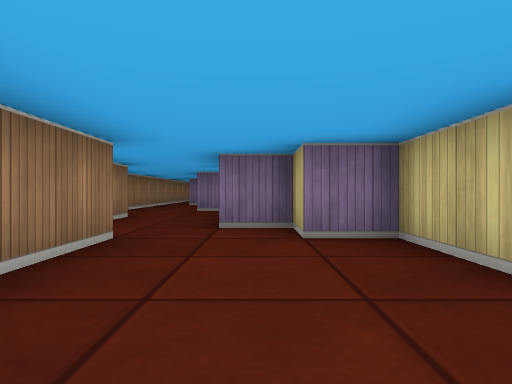
view 1 (above)

19 first-person views from a walk through a cub3D level. The camera is about half as high as the walls, looks level and sees 75° across. The floor is counted in squares. Each view is taken from the middle of a square. On the plan, view 1 faces up. The plan holds only what a view shows up to about 9 squares ahead; the rest is blank.

view 2
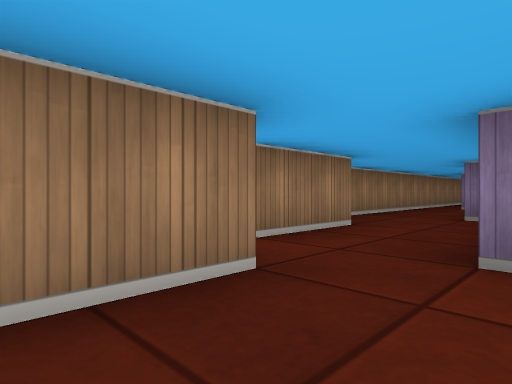

view 3
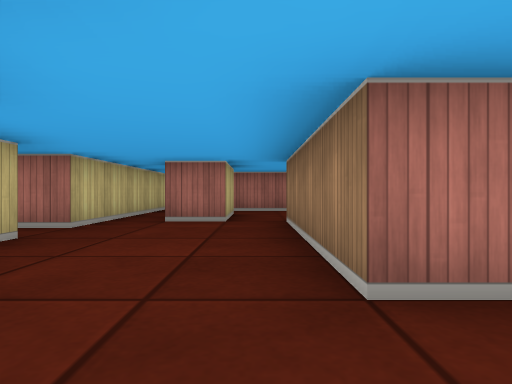

view 4
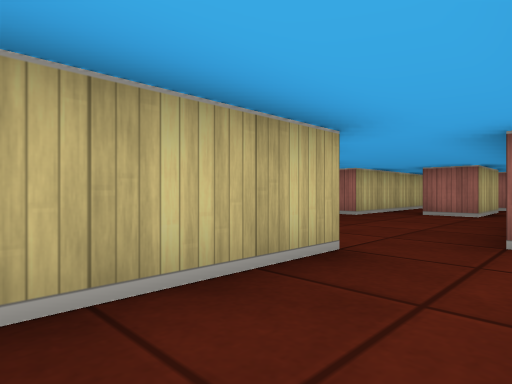

view 5
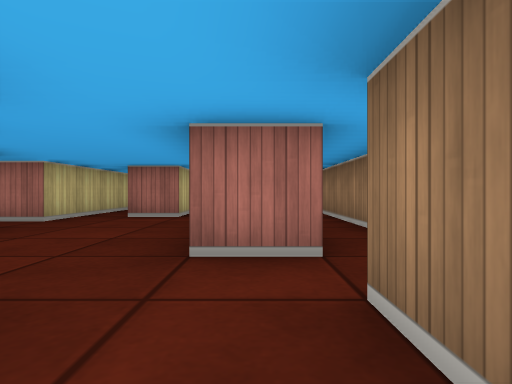

view 6
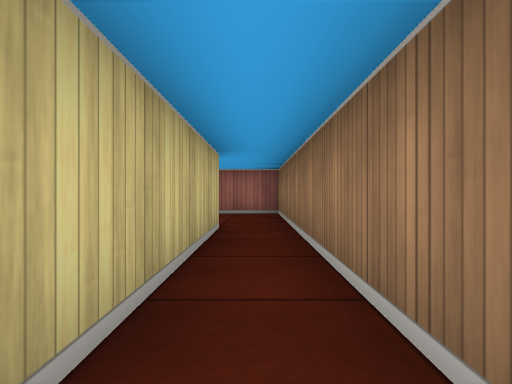

view 7
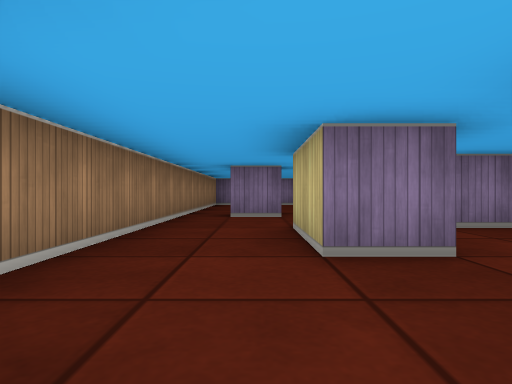

view 8
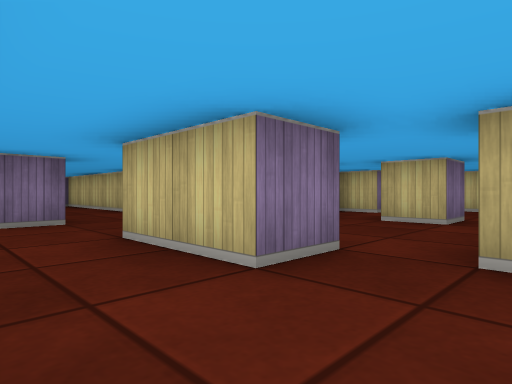

view 9
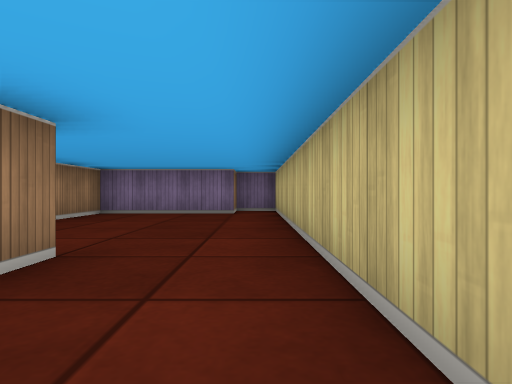

view 10
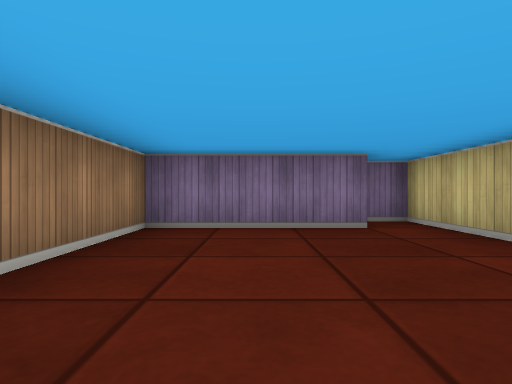

view 11
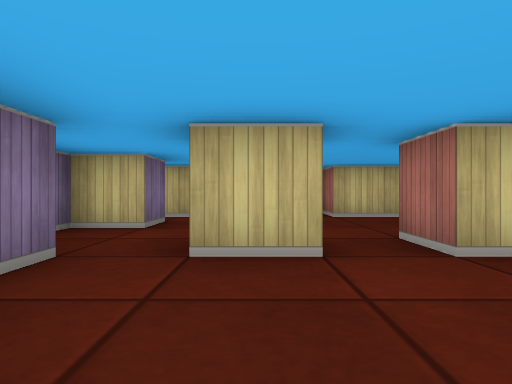

view 12
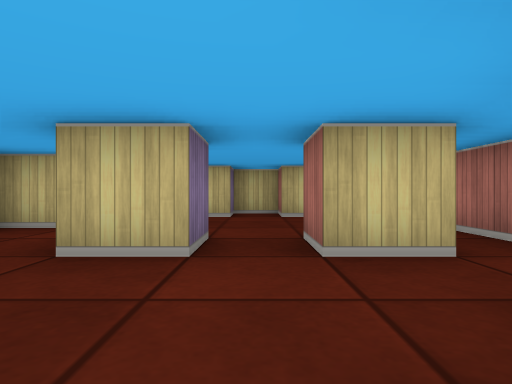

view 13
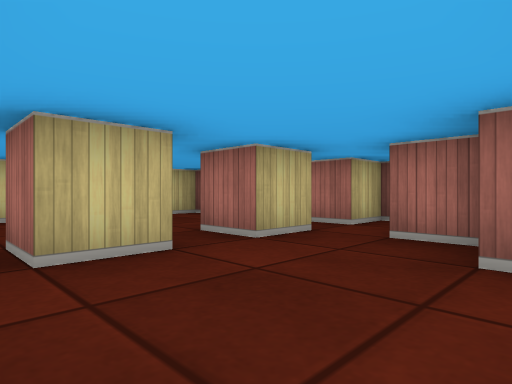

view 14
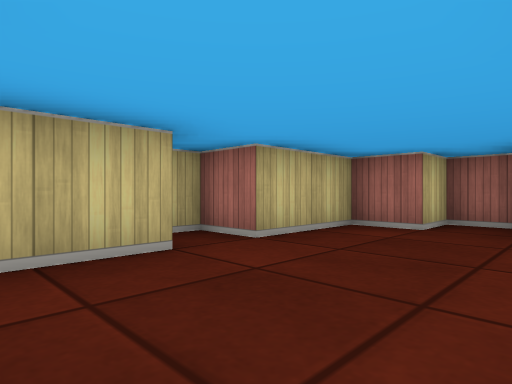

view 15
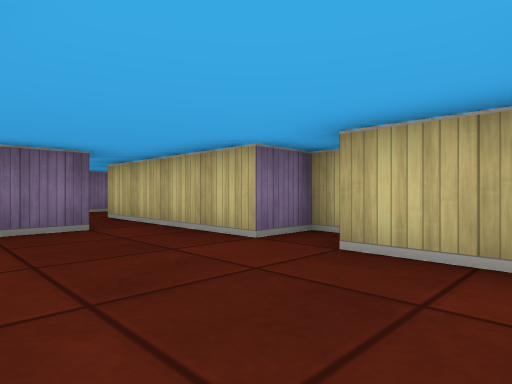

view 16
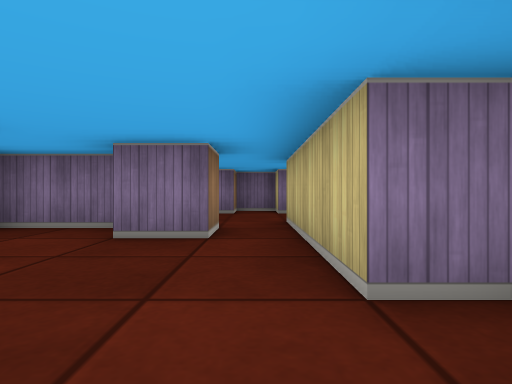

view 17
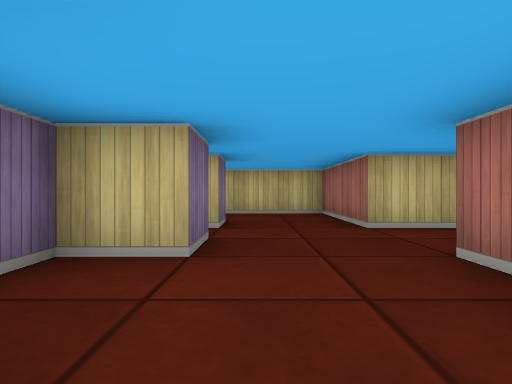

view 18
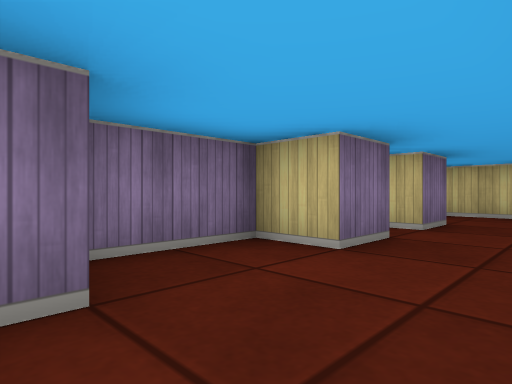

view 19
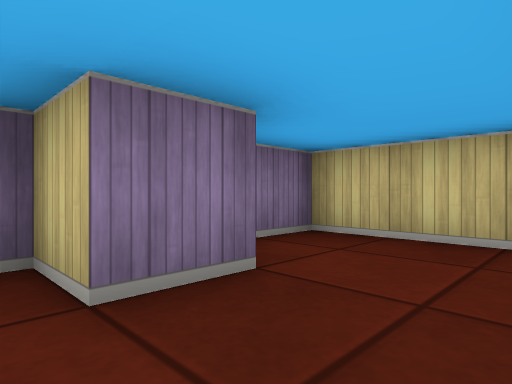

### Floor plan
Points are (right, up) in squares from view 1. A wall is a line through its corners. A room is listed if a view was taken in it or the views show most of it. See-through windows are left out.
Room 1 (views 1, 2, 3, 4, 5, 6, 7, 8, 12)
walls: (-2.5, 3.5) (-1.5, 3.5) (-1.5, -0.4); (-2.5, 6.5) (-2.5, 4.5); (1.5, 1.5) (1.5, 3.5) (0.5, 3.5) (0.5, 4.5) (-0.5, 4.5) (-0.5, 7.5); (-0.5, -0.5) (0.5, -0.5); (-0.4, 8.5) (-1.5, 8.5) (-1.5, 10.5); (1.5, -2.5) (1.5, 0.5) (2.2, 0.5); (-3.5, 10.6) (-3.5, 7.9)
ways out: opening at (-2.5, 9.5) to room 2; opening at (0, 8) to room 3; opening at (-3, 3) to room 5; opening at (-1, -1) to room 5; opening at (1, -1.5); opening at (2, 1)
Room 2 (views 9, 10)
walls: (-1.5, 13.5) (-1.5, 12.9); (-1.4, 12.5) (-2.5, 12.5); (0.5, 11.6) (0.5, 19.5) (-0.5, 19.5) (-0.5, 18.5) (-3.5, 18.5) (-3.5, 10.6)
ways out: opening at (-2.5, 9.5) to room 1; opening at (0, 11) to room 3
Room 3 (views 11, 13, 14, 15, 16)
walls: (3.5, 8.5) (2.5, 8.5) (2.5, 9.5) (3.5, 9.5); (2.5, 6.4) (2.5, 7.5) (3.5, 7.5); (2.5, 10.5) (0.6, 10.5); (4.6, 4.5) (5.5, 4.5) (5.5, 5.5) (6.5, 5.5) (6.5, 7.5) (7.5, 7.5) (7.5, 8.5) (6.5, 8.5) (6.5, 12.5); (0.6, 6.5) (1.5, 6.5); (2.5, 4.5) (2.5, 5.5) (4.2, 5.5); (5.5, 11.5) (5.5, 10.5) (4.5, 10.5) (4.5, 11.5) (2.5, 11.5)
ways out: opening at (0, 8) to room 1; opening at (0, 11) to room 2; opening at (6, 11.5) to room 4
Room 4 (views 17, 18, 19)
walls: (3.9, 12.5) (4.5, 12.5); (6.5, 12.5) (9.5, 12.5) (9.5, 15.5) (8.5, 15.5); (2.6, 14.5) (2.1, 14.5); (7.5, 14.5) (6.5, 14.5) (6.5, 15.5) (5.5, 15.5) (5.5, 14.5) (4.5, 14.5) (4.5, 15.5) (2.8, 15.5)
ways out: opening at (6, 11.5) to room 3
Room 5 (no view inside)
walls: (-2.5, -0.5) (-2.5, 3.5); (-0.5, -2.5) (-0.5, -0.5); (-3.6, -3.5) (-0.2, -3.5); (-3.5, 3.4) (-3.5, -3.2)
ways out: opening at (-3, 3) to room 1; opening at (-1, -1) to room 1; opening at (0, -3)

Positions as (right, up) in squares from view 1, and headings:
1: (0, 0), facing up
2: (0, 2), facing up-left
3: (-1, 5), facing down
4: (-2, 7), facing down-right
5: (-2, 6), facing down
6: (-3, 4), facing down
7: (-2, 6), facing up
8: (-3, 7), facing up-right
9: (0, 11), facing up
10: (-2, 14), facing up
11: (0, 9), facing right
12: (0, 8), facing right
13: (0, 10), facing down-right
14: (4, 10), facing down-right
15: (4, 6), facing up-right
16: (6, 7), facing up
17: (2, 14), facing right
18: (2, 13), facing up-right
19: (6, 13), facing up-right
